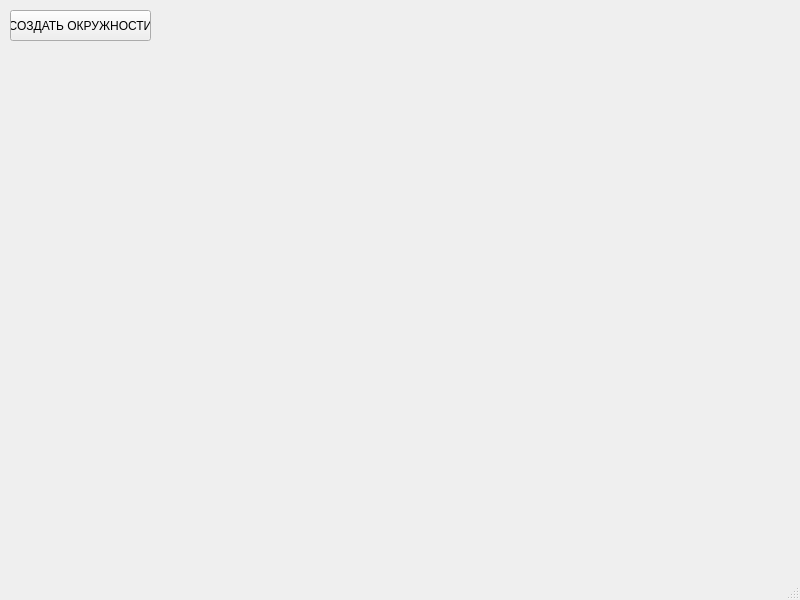
<?xml version="1.0" encoding="UTF-8"?>
<ui version="4.0">
 <class>MainWindow</class>
 <widget class="QMainWindow" name="MainWindow">
  <property name="geometry">
   <rect>
    <x>0</x>
    <y>0</y>
    <width>800</width>
    <height>600</height>
   </rect>
  </property>
  <property name="windowTitle">
   <string>MainWindow</string>
  </property>
  <widget class="QWidget" name="centralwidget">
   <widget class="QPushButton" name="pushButton">
    <property name="geometry">
     <rect>
      <x>10</x>
      <y>10</y>
      <width>141</width>
      <height>31</height>
     </rect>
    </property>
    <property name="text">
     <string>СОЗДАТЬ ОКРУЖНОСТИ</string>
    </property>
   </widget>
  </widget>
  <widget class="QMenuBar" name="menubar">
   <property name="geometry">
    <rect>
     <x>0</x>
     <y>0</y>
     <width>800</width>
     <height>21</height>
    </rect>
   </property>
  </widget>
  <widget class="QStatusBar" name="statusbar"/>
 </widget>
 <resources/>
 <connections/>
</ui>
